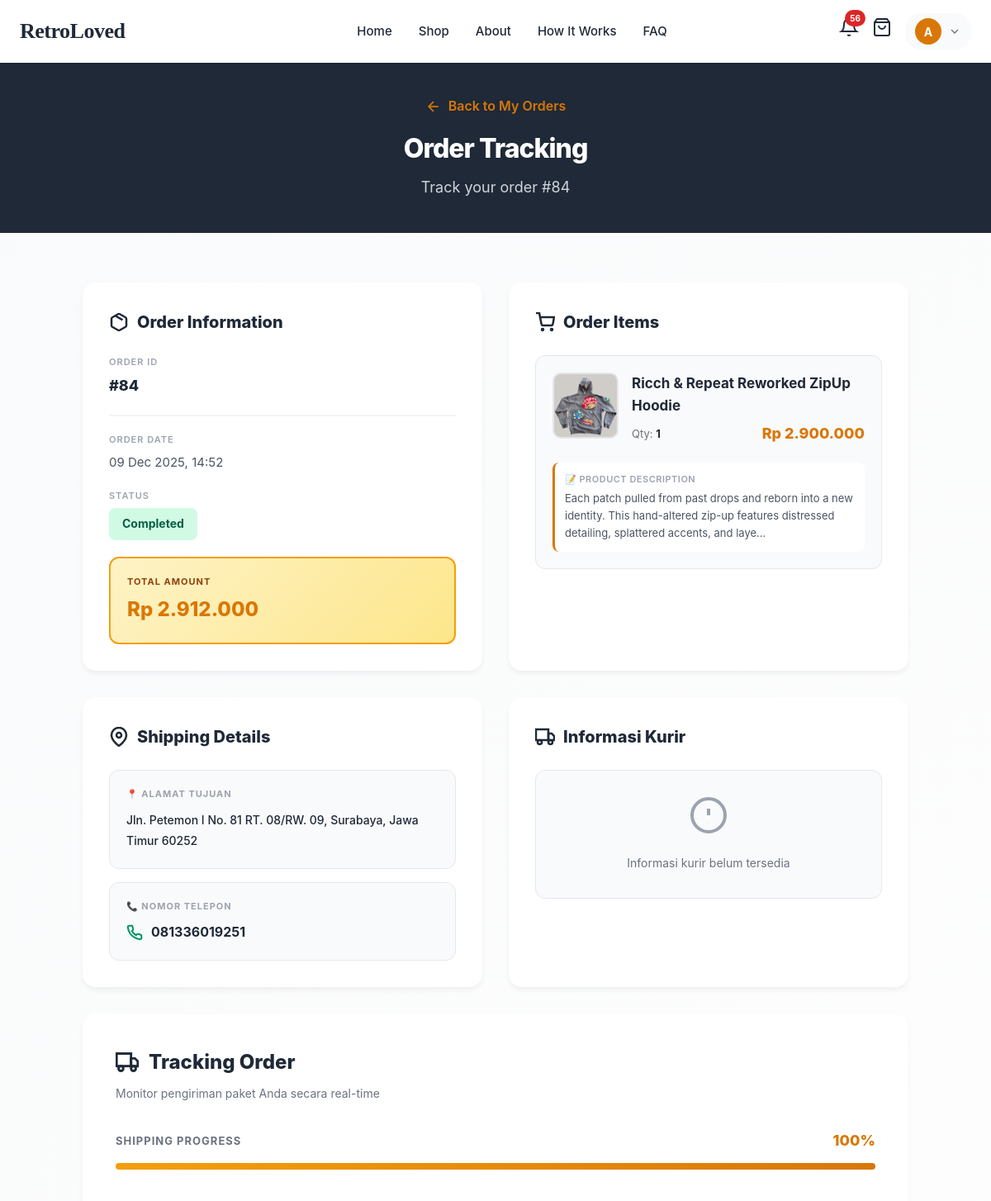
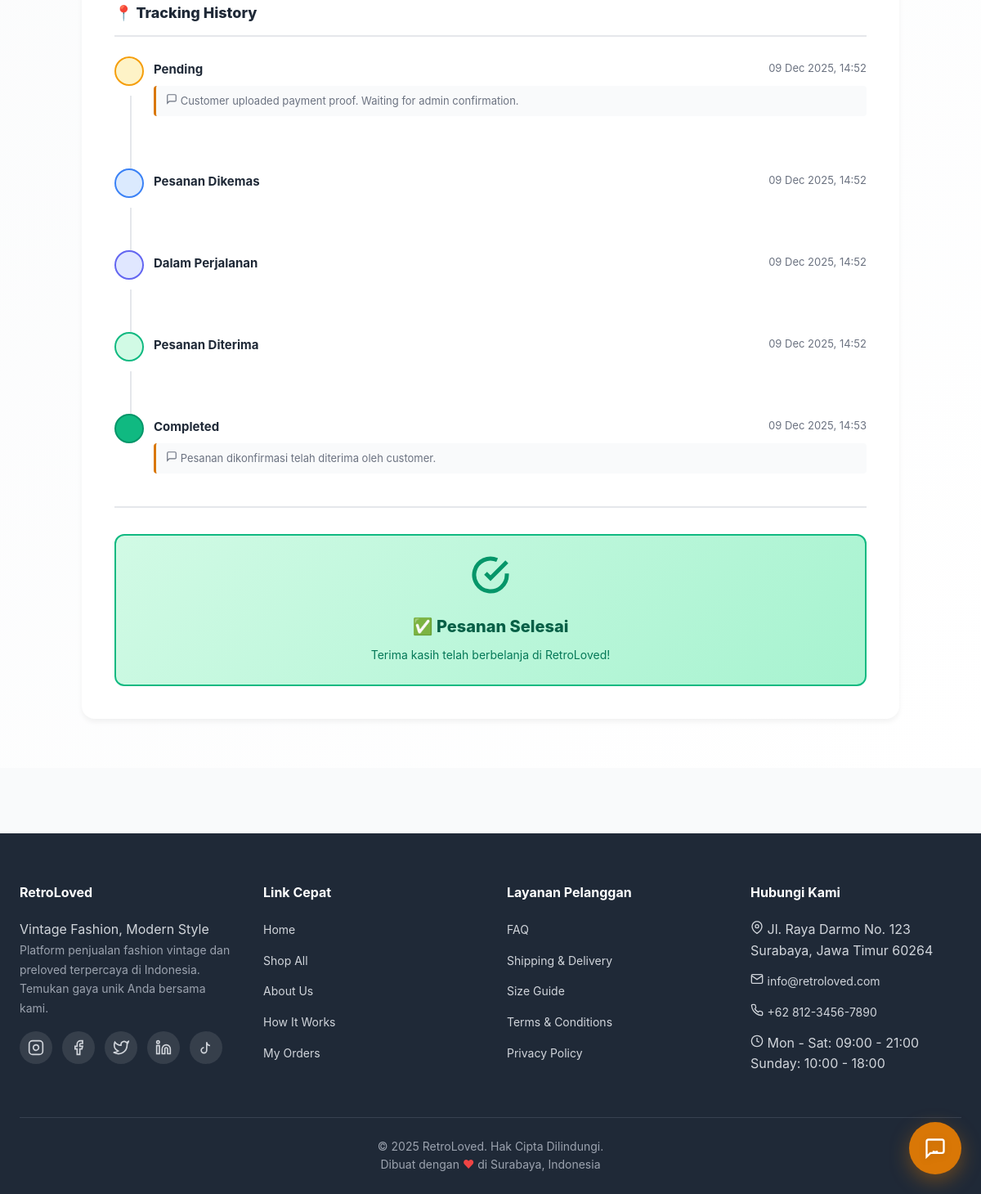
The app's page /customer/order-tracking.php?id=84 (signed in) with its own data (2 pictures, top to bottom).
### tables this page shows
CREATE TABLE `orders` (
  `order_id` int(11) NOT NULL,
  `user_id` int(11) NOT NULL,
  `customer_name` varchar(100) DEFAULT NULL,
  `customer_email` varchar(100) DEFAULT NULL,
  `total_amount` decimal(10,2) NOT NULL,
  `subtotal` decimal(10,2) DEFAULT 0.00,
  `shipping_cost` decimal(10,2) DEFAULT 0.00,
  `status` enum('Pending','Processing','Shipped','Delivered','Completed','Cancelled') DEFAULT 'Pending',
  `tracking_number` varchar(100) DEFAULT NULL,
  `courier_name` varchar(100) DEFAULT NULL,
  `courier_phone` varchar(20) DEFAULT NULL,
  `current_location` varchar(255) DEFAULT NULL,
  `current_status_detail` varchar(50) DEFAULT NULL,
  `estimated_delivery_date` datetime DEFAULT NULL,
  `shipped_at` timestamp NULL DEFAULT NULL,
  `delivered_at` timestamp NULL DEFAULT NULL,
  `admin_notes` text DEFAULT NULL,
  `shipping_address` text NOT NULL,
  `phone` varchar(20) NOT NULL,
  `shipping_service_id` int(11) DEFAULT NULL,
  `payment_method` varchar(50) DEFAULT NULL,
  `payment_proof` varchar(255) DEFAULT NULL,
  `notes` text DEFAULT NULL,
  `created_at` timestamp NOT NULL DEFAULT current_timestamp(),
  `updated_at` timestamp NOT NULL DEFAULT current_timestamp() ON UPDATE current_timestamp()
);

CREATE TABLE `order_items` (
  `order_item_id` int(11) NOT NULL,
  `order_id` int(11) NOT NULL,
  `product_id` int(11) NOT NULL,
  `product_name` varchar(150) NOT NULL,
  `price` decimal(10,2) NOT NULL,
  `quantity` int(11) NOT NULL,
  `subtotal` decimal(10,2) NOT NULL
);

CREATE TABLE `products` (
  `product_id` int(11) NOT NULL,
  `product_name` varchar(150) NOT NULL,
  `description` text DEFAULT NULL,
  `price` decimal(10,2) NOT NULL,
  `original_price` decimal(10,2) DEFAULT NULL,
  `size` varchar(50) DEFAULT NULL,
  `condition_item` enum('Excellent','Very Good','Good','Fair') DEFAULT 'Good',
  `image_url` varchar(255) DEFAULT NULL,
  `image_url_2` varchar(255) DEFAULT NULL,
  `image_url_3` varchar(255) DEFAULT NULL,
  `image_url_4` varchar(255) DEFAULT NULL,
  `image_url_10` varchar(255) DEFAULT NULL,
  `image_url_9` varchar(255) DEFAULT NULL,
  `image_url_8` varchar(255) DEFAULT NULL,
  `image_url_7` varchar(255) DEFAULT NULL,
  `image_url_6` varchar(255) DEFAULT NULL,
  `image_url_5` varchar(255) DEFAULT NULL,
  `category` varchar(50) DEFAULT NULL,
  `is_active` tinyint(1) DEFAULT 1,
  `is_featured` tinyint(1) DEFAULT 0,
  `is_sold` tinyint(1) NOT NULL DEFAULT 0,
  `created_at` timestamp NOT NULL DEFAULT current_timestamp(),
  `updated_at` timestamp NOT NULL DEFAULT current_timestamp() ON UPDATE current_timestamp()
);

CREATE TABLE `order_history` (
  `history_id` int(11) NOT NULL,
  `order_id` int(11) NOT NULL,
  `status` varchar(50) NOT NULL,
  `status_detail` varchar(50) DEFAULT NULL,
  `tracking_number` varchar(100) DEFAULT NULL,
  `notes` text DEFAULT NULL,
  `location` varchar(255) DEFAULT NULL,
  `courier_name` varchar(100) DEFAULT NULL,
  `courier_phone` varchar(20) DEFAULT NULL,
  `estimated_arrival` datetime DEFAULT NULL,
  `changed_by` int(11) DEFAULT NULL,
  `created_at` timestamp NOT NULL DEFAULT current_timestamp()
);

CREATE TABLE `tracking_statuses` (
  `status_id` int(11) NOT NULL,
  `status_code` varchar(50) NOT NULL,
  `status_name` varchar(100) NOT NULL,
  `status_name_id` varchar(100) NOT NULL,
  `icon_svg` text DEFAULT NULL,
  `color` varchar(20) DEFAULT '#6B7280',
  `step_order` int(11) DEFAULT 0,
  `is_active` tinyint(1) DEFAULT 1,
  `description` text DEFAULT NULL,
  `created_at` timestamp NOT NULL DEFAULT current_timestamp()
);

### customer/order-tracking.php (the view, shortened to what the rows shown need)
<?php
require_once '../config/database.php';
require_once '../config/shipping.php';
$order_id = isset($_GET['id']) ? escape($_GET['id']) : null;
$user_id = $_SESSION['user_id'];
$order = mysqli_fetch_assoc(query("SELECT * FROM orders WHERE order_id = '$order_id' AND user_id = '$user_id'"));
$order_items = query("SELECT oi.*, p.product_name, p.image_url, p.description
                      FROM order_items oi
                      JOIN products p ON oi.product_id = p.product_id
                      WHERE oi.order_id = '$order_id'");
?>
<!DOCTYPE html>
<html lang="id">
<head>
    <link rel="stylesheet" href="../assets/css/style.css">
    <link rel="stylesheet" href="../assets/css/tracking.css">
    <link rel="stylesheet" href="../assets/css/toast.css">
</head>
<body>
    <?php include '../includes/header.php'; ?>
    <section class="page-hero" style="background: var(--text-dark); padding: 40px 0;">
        <div class="container">
            <h1 class="page-title" style="color: white; margin: 0; font-size: 32px; font-weight: 800;">
                Order Tracking
            </h1>
        </div>
    </section>
    <section class="content-section" style="padding: 60px 0; background: linear-gradient(135deg, #F9FAFB 0%, #FFFFFF 100%);">
        <div class="container">
            <div style="max-width: 1000px; margin: 0 auto;">
                <div style="display: grid; grid-template-columns: 1fr 1fr; gap: 32px; margin-bottom: 32px;">
                    <div>
                        <div style="background: white; border-radius: 16px; padding: 32px; box-shadow: 0 4px 6px rgba(0,0,0,0.05); height: 100%;">
                            <div style="margin-bottom: 20px;">
                                <label style="font-size: 11px; color: #9CA3AF; font-weight: 600; text-transform: uppercase; letter-spacing: 1px; display: block; margin-bottom: 6px;">Order Date</label>
                                <p style="font-size: 15px; margin: 0; color: #4B5563;"><?php echo date('d M Y, H:i', strtotime($order['created_at'])); ?></p>
                            </div>
                            <div style="margin-bottom: 20px;">
                                <label style="font-size: 11px; color: #9CA3AF; font-weight: 600; text-transform: uppercase; letter-spacing: 1px; display: block; margin-bottom: 6px;">Status</label>
                                <span style="display: inline-block; padding: 8px 16px; border-radius: 8px; font-size: 14px; font-weight: 700; background: <?php
                                    $bg = '#DBEAFE'; $color = '#1E40AF';
                                    $status_trimmed = trim($order['status']);
                                    switch($status_trimmed) {
                                        case 'Completed': $bg = '#D1FAE5'; $color = '#065F46'; break;
                                    }
                                    echo $bg;
                                ?>; color: <?php echo $color; ?>;">
                                    <?php echo $status_trimmed; ?>
                                </span>
                            </div>
                            <div style="background: linear-gradient(135deg, #FEF3C7 0%, #FDE68A 100%); border-radius: 12px; padding: 20px; border: 2px solid #F59E0B;">
                                <label style="font-size: 11px; color: #92400E; font-weight: 700; text-transform: uppercase; letter-spacing: 1px; display: block; margin-bottom: 6px;">Total Amount</label>
                                <p style="font-size: 24px; font-weight: 800; color: #D97706; margin: 0;">Rp <?php echo number_format($order['total_amount'], 0, ',', '.'); ?></p>
                            </div>
                        </div>
                    </div>
                    <div>
                        <div style="background: white; border-radius: 16px; padding: 32px; box-shadow: 0 4px 6px rgba(0,0,0,0.05); height: 100%;">
                            <?php
                            mysqli_data_seek($order_items, 0);
                            while($item = mysqli_fetch_assoc($order_items)):
                            ?>
                                <div style="padding: 20px; background: #F9FAFB; border-radius: 12px; margin-bottom: 16px; border: 1px solid #E5E7EB;">
                                    <div style="display: flex; align-items: flex-start; gap: 16px; margin-bottom: 12px;">
                                        <img src="../assets/images/products/<?php echo $item['image_url']; ?>"
                                             alt="<?php echo htmlspecialchars($item['product_name']); ?>"
                                             style="width: 80px; height: 80px; object-fit: cover; border-radius: 10px; border: 2px solid #E5E7EB; flex-shrink: 0;">
                                        <div style="flex: 1;">
                                            <strong style="display: block; font-size: 17px; margin-bottom: 6px; color: #1F2937;"><?php echo htmlspecialchars($item['product_name']); ?></strong>
                                            <div style="display: flex; align-items: center; justify-content: space-between; margin-bottom: 8px;">
                                                <span style="font-size: 13px; color: #6B7280;">Qty: <strong style="color: #1F2937;"><?php echo $item['quantity']; ?></strong></span>
                                                <strong style="font-size: 18px; color: #D97706; font-weight: 800;">Rp <?php echo number_format($item['price'], 0, ',', '.'); ?></strong>
                                            </div>
                                        </div>
                                    </div>
                                    <?php if(!empty($item['description'])): ?>
                                    <div style="padding: 12px; background: white; border-radius: 8px; border-left: 3px solid #D97706;">
                                        <div style="font-size: 11px; color: #9CA3AF; font-weight: 600; text-transform: uppercase; letter-spacing: 0.5px; margin-bottom: 4px;">
                                            📝 Product Description
                                        </div>
                                        <p style="font-size: 13px; color: #4B5563; line-height: 1.6; margin: 0;">
                                            <?php
                                            $description = htmlspecialchars($item['description']);
                                            echo strlen($description) > 150 ? substr($description, 0, 150) . '...' : $description;
                                            ?>
                                        </p>
                                    </div>
                                    <?php endif; ?>
                                </div>
                            <?php endwhile; ?>
                        </div>
                    </div>
                </div>
                <div style="display: grid; grid-template-columns: 1fr 1fr; gap: 32px; margin-bottom: 32px;">
                    <div>
                        <div style="background: white; border-radius: 16px; padding: 32px; box-shadow: 0 4px 6px rgba(0,0,0,0.05); height: 100%;">
                            <div style="background: #F9FAFB; border-radius: 12px; padding: 20px; margin-bottom: 16px; border: 1px solid #E5E7EB;">
                                <label style="font-size: 11px; color: #9CA3AF; font-weight: 700; text-transform: uppercase; letter-spacing: 1px; display: block; margin-bottom: 10px;">
                                    📍 Alamat Tujuan
                                </label>
                                <div style="font-size: 14px; color: #1F2937; line-height: 1.8; font-weight: 500;">
                                    <?php echo nl2br(htmlspecialchars($order['shipping_address'])); ?>
                                </div>
                            </div>
                            <?php if(!empty($order['phone'])): ?>
                            <div style="background: #F9FAFB; border-radius: 12px; padding: 20px; border: 1px solid #E5E7EB;">
                                <label style="font-size: 11px; color: #9CA3AF; font-weight: 700; text-transform: uppercase; letter-spacing: 1px; display: block; margin-bottom: 10px;">
                                    📞 Nomor Telepon
                                </label>
                                <div style="display: flex; align-items: center; gap: 10px;">
                                    <strong style="font-size: 16px; color: #1F2937;"><?php echo htmlspecialchars($order['phone']); ?></strong>
                                </div>
                            </div>
                            <?php endif; ?>
                        </div>
                    </div>
                </div>
                <?php include '../includes/tracking-timeline.php'; ?>
            </div>
        </div>
    </section>
    <?php include '../includes/footer.php'; ?>
</body>
</html>

### includes/tracking-timeline.php (shortened to what the rows shown need)
<?php
require_once '../config/shipping.php';
$tracking_history = get_order_tracking_history($order['order_id']);
$order_status = trim($order['status']);
$progress = calculate_tracking_progress($order_status);
?>
<div style="background: white; border-radius: 16px; padding: 40px; box-shadow: 0 4px 6px rgba(0,0,0,0.05);">
    <h2 style="font-size: 24px; font-weight: 800; margin-bottom: 8px; display: flex; align-items: center; gap: 12px; color: #1F2937;">
        <svg width="28" height="28" viewBox="0 0 24 24" fill="none" stroke="currentColor" stroke-width="2.5">
            <rect x="1" y="3" width="15" height="13"></rect>
            <polygon points="16 8 20 8 23 11 23 16 16 16 16 8"></polygon>
            <circle cx="5.5" cy="18.5" r="2.5"></circle>
            <circle cx="18.5" cy="18.5" r="2.5"></circle>
        </svg>
        Tracking Order
    </h2>
    <div>
        <div style="margin-bottom: 40px;">
            <div style="display: flex; justify-content: space-between; align-items: center; margin-bottom: 12px;">
                <span style="font-size: 13px; font-weight: 700; color: #6B7280; text-transform: uppercase; letter-spacing: 1px;">
                    Shipping Progress
                </span>
                <span style="font-size: 18px; font-weight: 800; color: #D97706;">
                    <?php echo $progress; ?>%
                </span>
            </div>
        </div>
        <div class="timeline-list">
            <?php
            $history_array = [];
            while($history = mysqli_fetch_assoc($tracking_history)) {
                $history_array[] = $history;
            }
            $history_array = array_reverse($history_array);
            foreach($history_array as $index => $history):
                $status_lower = strtolower(trim($history['status']));
            ?>
            <div class="timeline-item">
                <div class="timeline-marker <?php
                    echo 'marker-' . $status_lower;
                ?>"></div>
                <div class="timeline-content">
                    <div class="timeline-header">
                        <strong class="timeline-status"><?php echo htmlspecialchars($history['status_name_id'] ?? trim($history['status'])); ?></strong>
                        <span class="timeline-date"><?php echo date('d M Y, H:i', strtotime($history['created_at'])); ?></span>
                    </div>
                    <?php if(!empty($history['notes'])): ?>
                        <div class="timeline-notes">
                            <svg width="14" height="14" viewBox="0 0 24 24" fill="none" stroke="currentColor" stroke-width="2">
                                <path d="M21 15a2 2 0 0 1-2 2H7l-4 4V5a2 2 0 0 1 2-2h14a2 2 0 0 1 2 2z"></path>
                            </svg>
                            <?php echo nl2br(htmlspecialchars($history['notes'])); ?>
                        </div>
                    <?php endif; ?>
                </div>
            </div>
            <?php endforeach; ?>
        </div>
</div>
<link rel="stylesheet" href="../assets/css/tracking.css">

### records on screen
orders: created_at "09 Dec 2025, 14:52", status "Completed", total_amount "2.912.000", shipping_address "Jln. Petemon I No. 81 RT. 08/RW. 09, Surabaya, Jawa Timur 60252", phone "081336019251", status "100"
order_items: product.image_url (picture), product.product_name "Ricch & Repeat Reworked ZipUp Hoodie", quantity "1", price "2.900.000", product.description "Each patch pulled from past drops and reborn into a new identity. This hand-altered zip-up features distressed detailing, splattered accents, and laye"
order_history: status "Pending", created_at "09 Dec 2025, 14:52", notes "Customer uploaded payment proof. Waiting for admin confirmation."
order_history: tracking_statuses.status_name_id "Pesanan Dikemas", created_at "09 Dec 2025, 14:52"
order_history: tracking_statuses.status_name_id "Dalam Perjalanan", created_at "09 Dec 2025, 14:52"
order_history: tracking_statuses.status_name_id "Pesanan Diterima", created_at "09 Dec 2025, 14:52"
order_history: status "Completed", created_at "09 Dec 2025, 14:53", notes "Pesanan dikonfirmasi telah diterima oleh customer."

### other values on screen
$notif_count "56"
substr($_SESSION['full_name'], 0, 1) "A"
$order_id "84"
